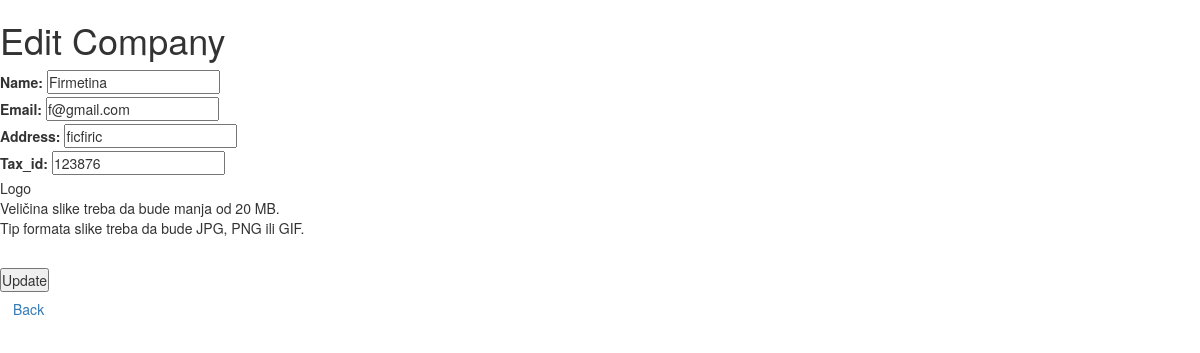
/edit_company.php?id=7, run on the app's committed database.
### tables this page shows
CREATE TABLE `kompanije` (
  `id` int(11) NOT NULL,
  `name` varchar(255) NOT NULL,
  `email` varchar(255) NOT NULL,
  `logo` varchar(255) NOT NULL,
  `address` varchar(255) NOT NULL,
  `tax_id` varchar(255) NOT NULL,
  `created_at` timestamp NOT NULL DEFAULT current_timestamp()
);

### functions/db.php (called while the page is built, shortened)
<?php
$con = mysqli_connect('localhost', 'root', '', 'crm');
function escape($string) {
    global $con;
    return mysqli_real_escape_string($con, $string);
}
function query($query) {
    global $con;
    return mysqli_query($con, $query);
}

### edit_company.php (the view, shortened to what this page needs)
<?php
if (isset($_GET['id'])) {
    $member_id = escape($_GET['id']);
    $result = query("SELECT * FROM kompanije WHERE id = {$member_id}");
    $member = mysqli_fetch_assoc($result);
} else {
    die("ID korisnika nije prosleđen.");
}
?>
<!DOCTYPE html>
<html lang="en">
<head>
    <link rel="stylesheet" type="text/css" href="css/stil.css">
    <link href="https://maxcdn.bootstrapcdn.com/bootstrap/3.4.1/css/bootstrap.min.css" rel="stylesheet">
    <link rel="stylesheet" href="https://unpkg.com/dropzone@5/dist/min/dropzone.min.css" type="text/css" />
</head>
<body>
<div class="profil">
        <h1>Edit Company</h1>
    <form action="update_company.php" method="POST" class="registerForm">
        <label for="name">Name:</label>
        <input type="text" name="name" value="<?php echo htmlspecialchars($member['name']); ?>"><br>
        <label for="email">Email:</label>
        <input type="email" name="email" value="<?php echo htmlspecialchars($member['email']); ?>"><br>
        <label for="address">Address:</label>
        <input type="text" name="address" value="<?php echo htmlspecialchars($member['address']); ?>"><br>
        <label for="Tax_id">Tax_id:</label>
        <input type="text" name="tax_id" value="<?php echo htmlspecialchars($member['tax_id']); ?>"><br>
        <span>Logo</span>
        <p>Veličina slike treba da bude manja od 20 MB. <br> Tip formata slike treba da bude JPG, PNG ili GIF.</p>
        <br>
        <button type="submit">Update</button>
        <br>
        <a href="index.php" class="btn btn-secondary">Back</a>
    </form>
</div>
</body>
</html>

### css/stil.css (style rules this page uses)
* { margin: 0; padding: 0; box-sizing: border-box; }

### data on the page
kompanije: name "Firmetina", email "f@gmail.com", address "ficfiric", tax_id "123876"
